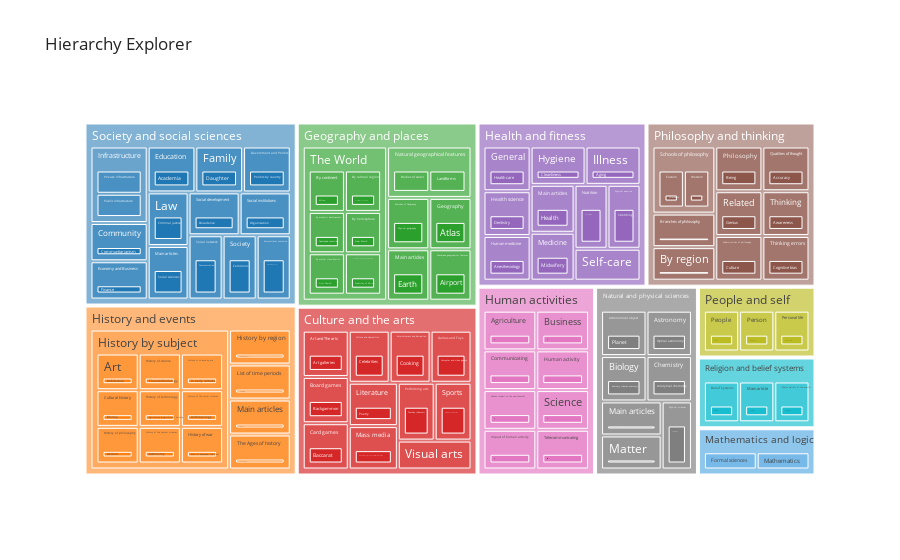

The notebook cell this image was saved under:
### Code cell
import plotly.express as px

px.treemap(wiki_df, path=["level 0", "level 1", "level 2", "level 3"], template="simple_white", title="Hierarchy Explorer")

### Figure 1 — Plotly figure (JSON) as saved in the notebook; plotly's stock layout.template omitted (floating-point values rounded to 4 significant figures; data arrays with more than 128 entries replaced by an {"elided": "..."} marker saying what was removed)
{"data": [{"branchvalues": "total", "domain": {"x": [0.0, 1.0], "y": [0.0, 1.0]}, "hovertemplate": "labels=%{label}<br>count=%{value}<br>parent=%{parent}<br>id=%{id}<extra></extra>", "ids": {"elided": "202 str values"}, "labels": {"elided": "202 str values"}, "name": "", "parents": {"elided": "202 str values"}, "values": {"elided": "202 int values"}, "type": "treemap"}], "layout": {"legend": {"tracegroupgap": 0}, "title": {"text": "Hierarchy Explorer"}}}
